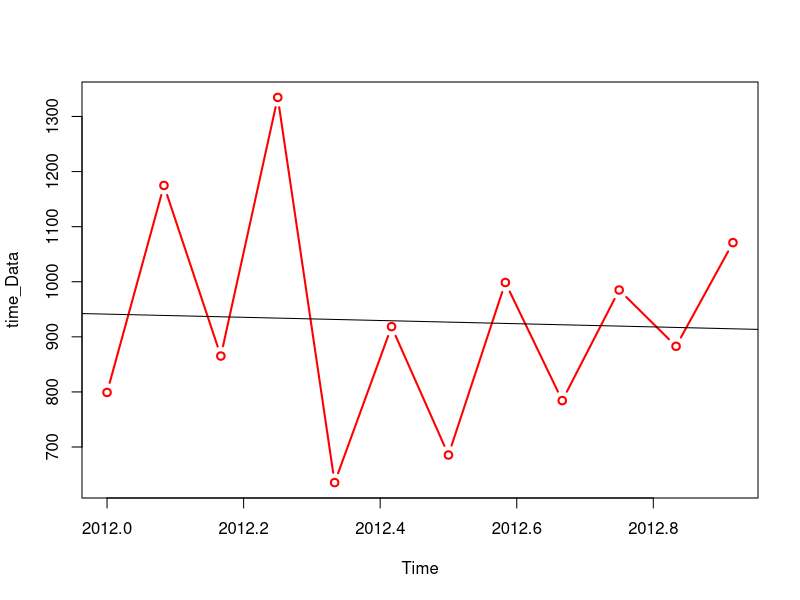
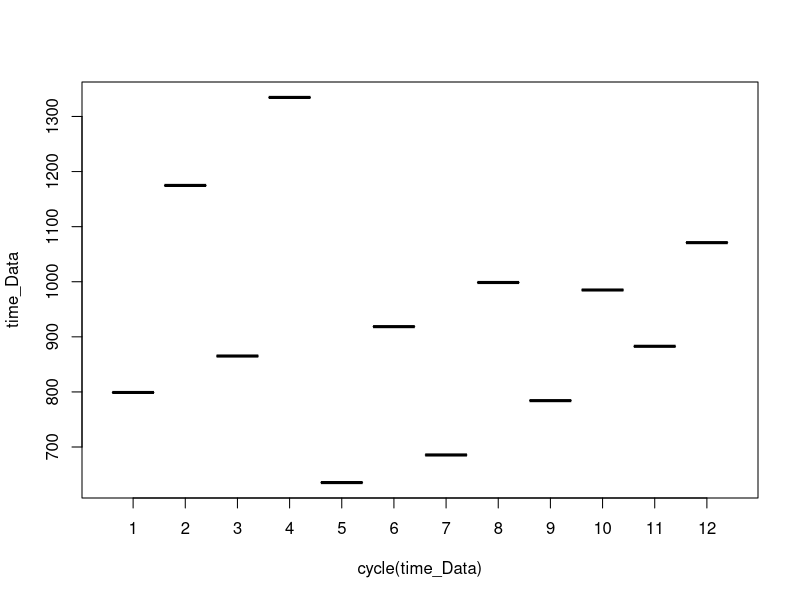
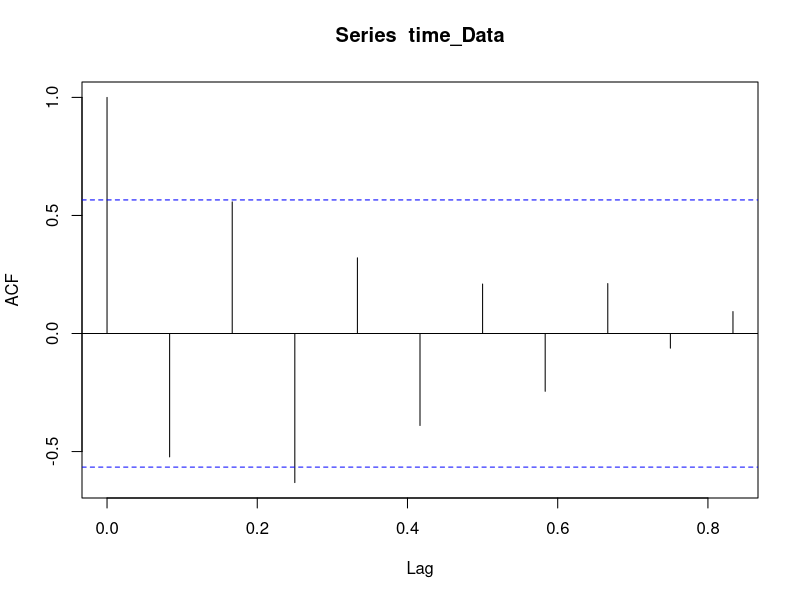
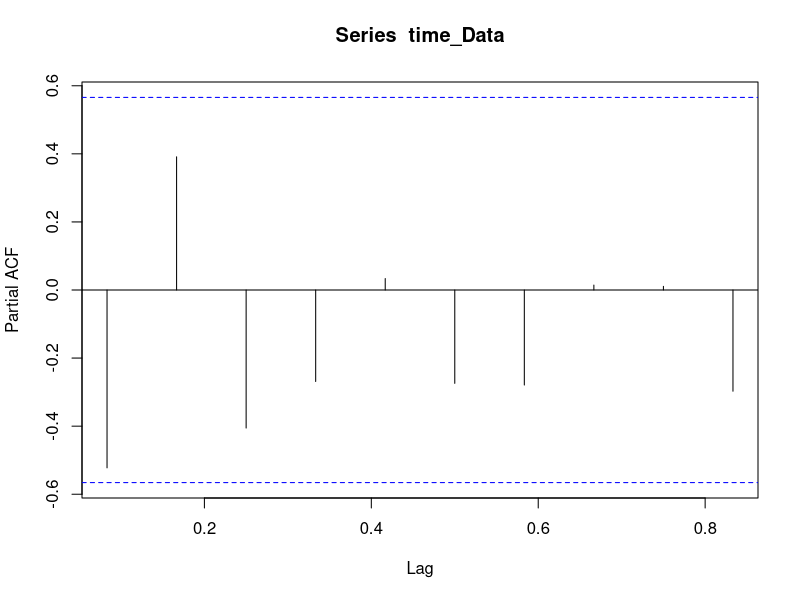
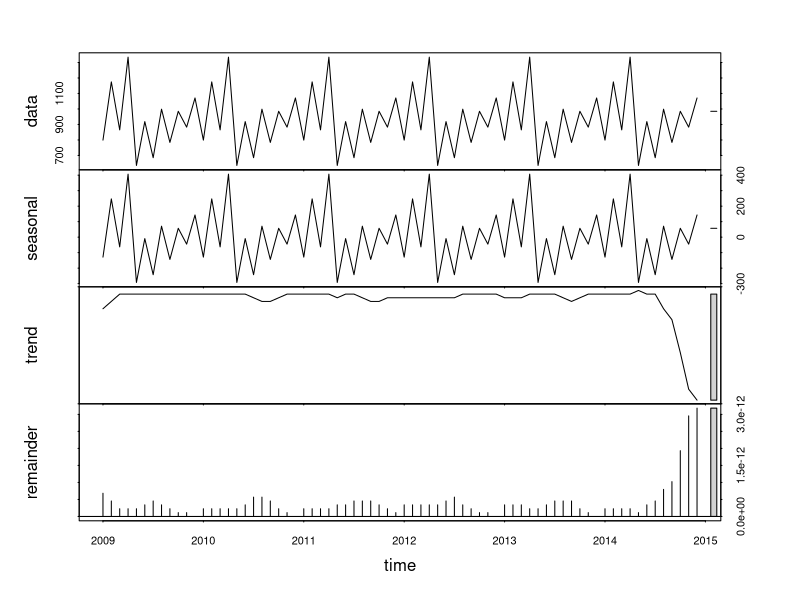
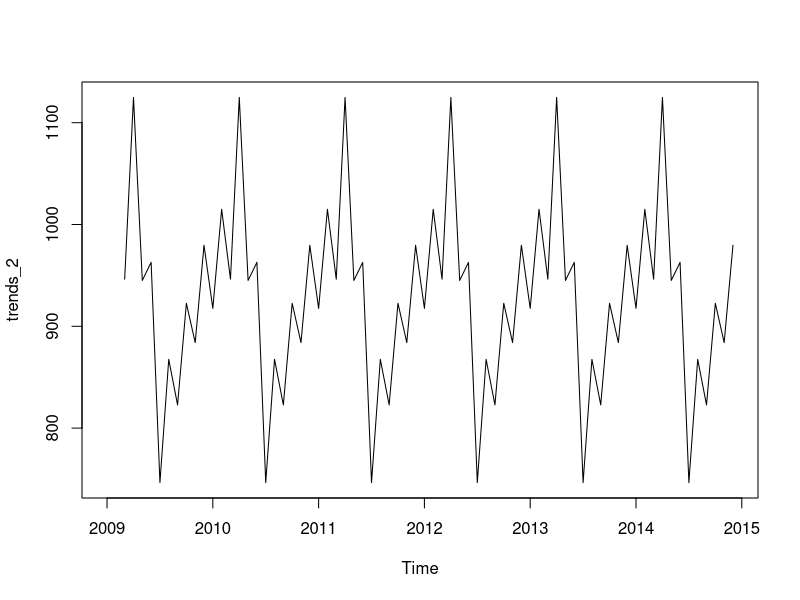
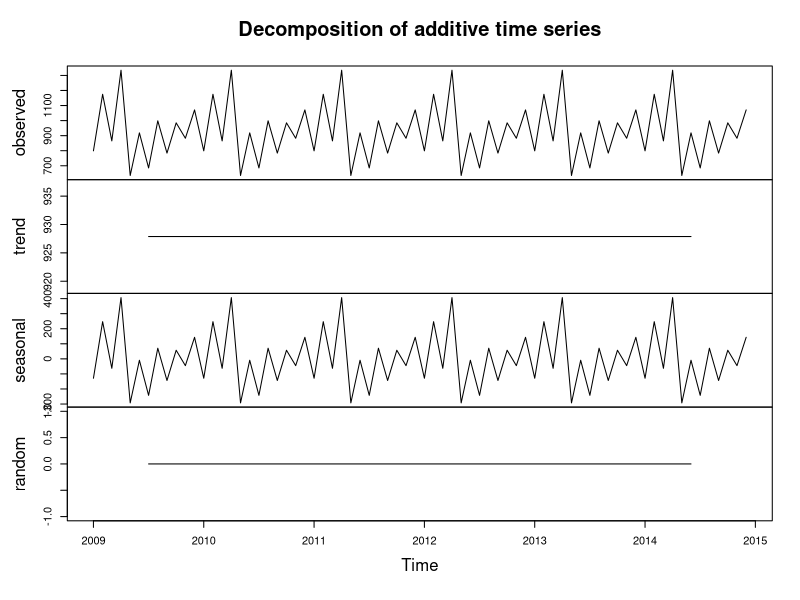

Write the R code that produced these figures, in order.
# Get the data points in form of a R vector.

rainfall <- c(799,1174.8,865.1,1334.6,635.4,918.5,685.5,998.6,784.2,985,882.8,1071)

time_Data<-ts(rainfall,start = c(2012,1),frequency = 12)

View(time_Data)

# Print the timeseries data.

print(time_Data)

summary(time_Data)

time(time_Data)

cycle(time_Data)

plot(time_Data,
     type = "b", 
     lty = 1,
     lwd=2,
     col='red')

abline(reg=lm(time_Data~time(time_Data)))

boxplot(time_Data~cycle(time_Data))

acf(time_Data)

pacf(time_Data)

lag(rainfall,3)


myts <- ts(rainfall, start=c(2009, 1), end=c(2014, 12), frequency=12)
myts
# subset the time series (June 2014 to December 2014)
myts2 <- window(myts, start=c(2014, 6), end=c(2014, 12))

trends_1<-stl(myts,s.window="period")

plot(trends_1)

install.packages('TTR')
library(TTR)

trends_2<-SMA(myts,n=3)
trends_2
plot(trends_2)
trends_2_1<-decompose(myts)

plot(trends_2_1)

install.packages('')

rainseriesforecasts <- HoltWinters(myts, beta=FALSE, gamma=FALSE)
rainseriesforecasts
